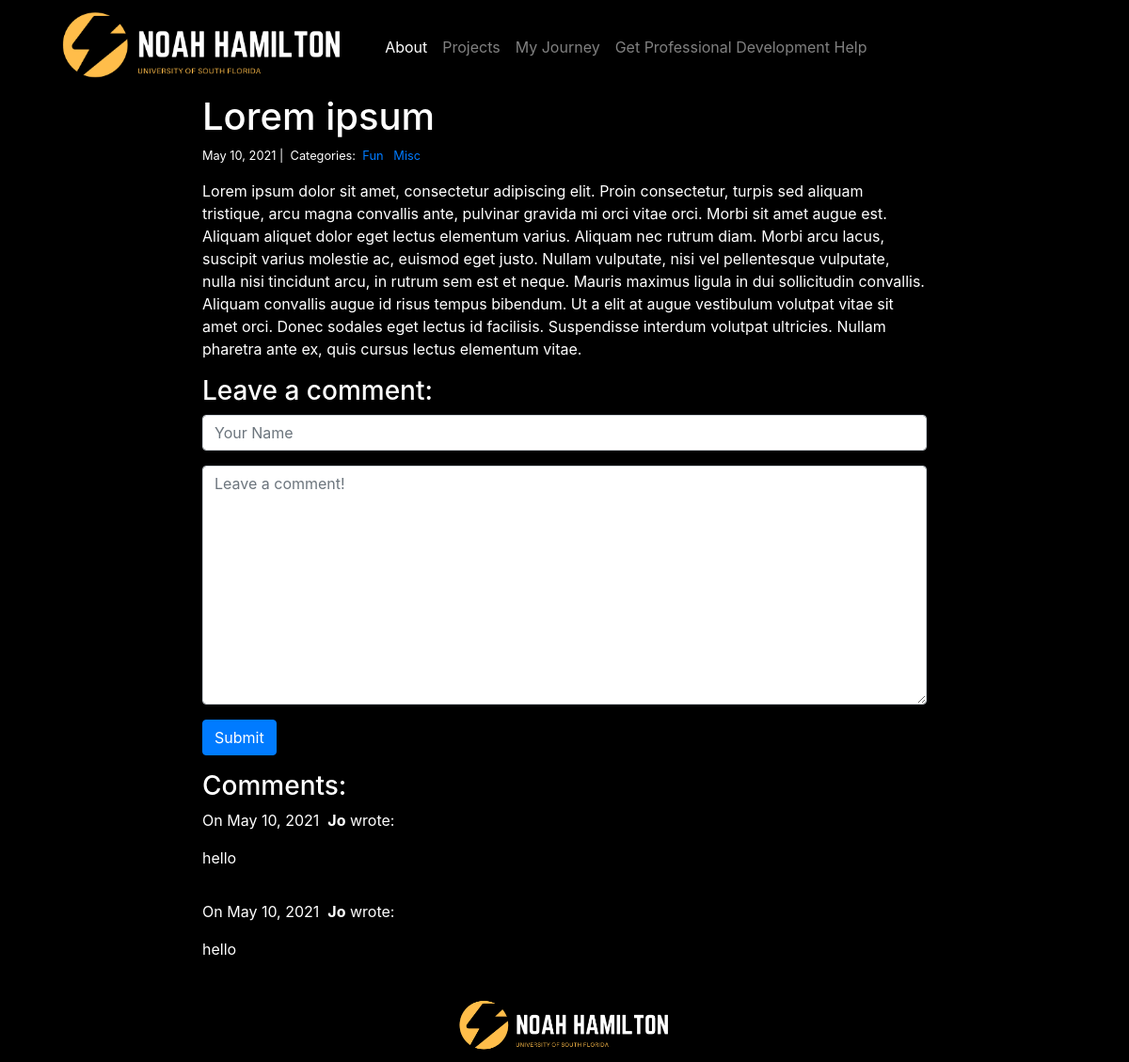
Page /blog/1/ on the committed database.
### blog/models.py (models this page shows)
class Post(models.Model):
    title = models.CharField(max_length=255)
    body = models.TextField()
    created_on = models.DateTimeField(auto_now_add=True)
    last_modified = models.DateTimeField(auto_now=True)
    categories = models.ManyToManyField('Category', related_name='posts')

class Category(models.Model):
    name = models.CharField(max_length=20)

class Comment(models.Model):
    author = models.CharField(max_length=60)
    body = models.TextField()
    created_on = models.DateTimeField(auto_now_add=True)
    post = models.ForeignKey('Post', on_delete=models.CASCADE)

### blog/views.py (the view, shortened to what this page needs)
# urls.py: path("<int:pk>/", views.blog_detail, name="blog_detail"),
def blog_detail(request, pk):
    post = Post.objects.get(pk=pk)
    form = CommentForm()
    comments = Comment.objects.filter(post=post)
    context = {
        "post": post,
        "comments": comments,
        "form": form
    }
    return render(request, "blog_detail.html", context)

### blog/forms.py
class CommentForm(forms.Form):
    author = forms.CharField(
        max_length=60,
        widget=forms.TextInput(attrs={
            "class": "form-control",
            "placeholder": "Your Name"
        })
    )
    body = forms.CharField(widget=forms.Textarea(
        attrs={
            "class": "form-control",
            "placeholder": "Leave a comment!"
        }
    ))

### blog/templates/blog_detail.html (shortened to what this page needs)
{% extends "base.html" %}
{% block page_content %}
<div class="col-md-8 offset-md-2">
    <h1>{{ post.title }}</h1>
    <small>
        {{ post.created_on.date }} |&nbsp;
        Categories:&nbsp;
        {% for category in post.categories.all %}
        <a href="{% url 'blog_category' category.name %}">
            {{ category.name }}
        </a>&nbsp;
        {% endfor %}
    </small>
    <p>{{ post.body | linebreaks }}</p>
    <h3>Leave a comment:</h3>
    <form action="/blog/{{ post.pk }}/" method="post">
        <div class="form-group">
            {{ form.author }}
        </div>
        <div class="form-group">
            {{ form.body }}
        </div>
        <button type="submit" class="btn btn-primary">Submit</button>
    </form>
    <h3>Comments:</h3>
    {% for comment in comments %}
    <p>
        On {{comment.created_on.date }}&nbsp;
        <b>{{ comment.author }}</b> wrote:
    </p>
    <p>{{ comment.body }}</p>
    <hr>
    {% endfor %}
</div>
{% endblock %}

### rows in the picture
Post: title "Lorem ipsum", created_on "May 10, 2021", body "Lorem ipsum dolor sit amet, consectetur adipiscing elit. Proin consectetur, turpis sed aliquam tristique, arcu magna convallis ante, pulvinar gravida mi orci vitae orci. Morbi sit amet augue est. Aliquam aliquet dolor eget lectus elementum varius. Aliquam nec rutrum diam. Morbi arcu lacus, suscipit varius molestie ac, euismod eget justo. Nullam vulputate, nisi vel pellentesque vulputate, nulla nisi tincidunt arcu, in rutrum sem est et neque. Mauris maximus ligula in dui sollicitudin convallis. Aliquam convallis augue id risus tempus bibendum. Ut a elit at augue vestibulum volutpat vitae sit amet orci. Donec sodales eget lectus id facilisis. Suspendisse interdum volutpat ultricies. Nullam…"
Category: name "Fun"
Category: name "Misc"
Comment: created_on "May 10, 2021", author "Jo", body "hello"
Comment: created_on "May 10, 2021", author "Jo", body "hello"
